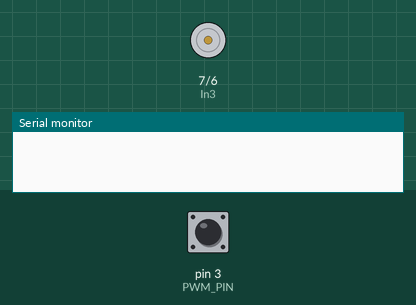
Simulated run of this sketch. Board: Arduino Uno, built with avr-gcc and run on an emulated ATmega328P. Shown: motor-driver pin pairs drawn as motors (green arrow = first pin HIGH = forward, orange = second pin HIGH = backward, longer = more drive, scaled by the enable pin), the last lines printed to the serial monitor. The test bench sets the inputs (shaded band); at power-on: pin 3 (PWM_PIN) LOW.

Above: at 0.1 s.
At 1.2 s:
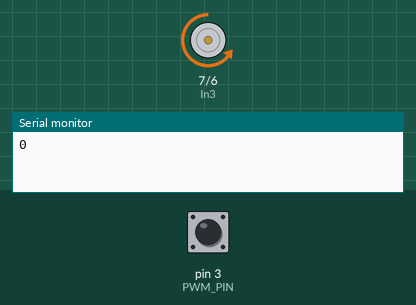
1.3 s: pin 3 (PWM_PIN) pulsed HIGH 2 times (0.12 s each, 0.3 s apart)
At 2.4 s:
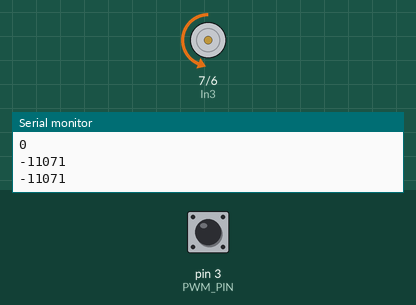
Timing chart, 0 to 4.3 s (numbered marks = the images above; inputs shaded):
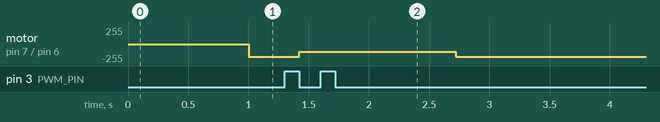

The sketch:

tractice_tihing.ino
```cpp
//Motor Connections
//Change this if you wish to use another diagram
#define EnB  5
#define In3  7
#define In4  6
byte PWM_PIN = 3;
int pwm_value;
int motorSpeed;
void setup()
{
  // All motor control pins are outputs
  pinMode(PWM_PIN, INPUT);
  pinMode(EnB, OUTPUT);
  pinMode(In3, OUTPUT);
  pinMode(In4, OUTPUT);
  Serial.begin(115200);
}


void loop()
{
 pwm_value = pulseIn(PWM_PIN, HIGH);
  //Serial.println(pwm_value);
  //Serial.println(pwm_value_L);
  if(pwm_value <1500 && pwm_value >1460){
    digitalWrite(In3, LOW);
     digitalWrite(In4, LOW);
     motorSpeed = 0;
  }
  if(pwm_value >1550){
    digitalWrite(In3, HIGH);
    digitalWrite(In4, LOW);
    // set speed to 150 out 255

    motorSpeed = map(pwm_value,1470 ,1980 , 0, 255);
  }
 if(pwm_value< 1450){
    digitalWrite(In3, LOW);
    digitalWrite(In4, HIGH);

    motorSpeed = map(pwm_value,1550 ,990 , 0, 255);
 }

  //Serial.println(motorSpeed);
  analogWrite(EnB, motorSpeed);
  Serial.println(pwm_value);

}
```

Measured:
- after the input at 1.3 s, motor on pin 7 (In3) / pin 6 (In4): backward 193/255 → backward 115/255 after 0.12 s, → backward 193/255 1.3 s later
